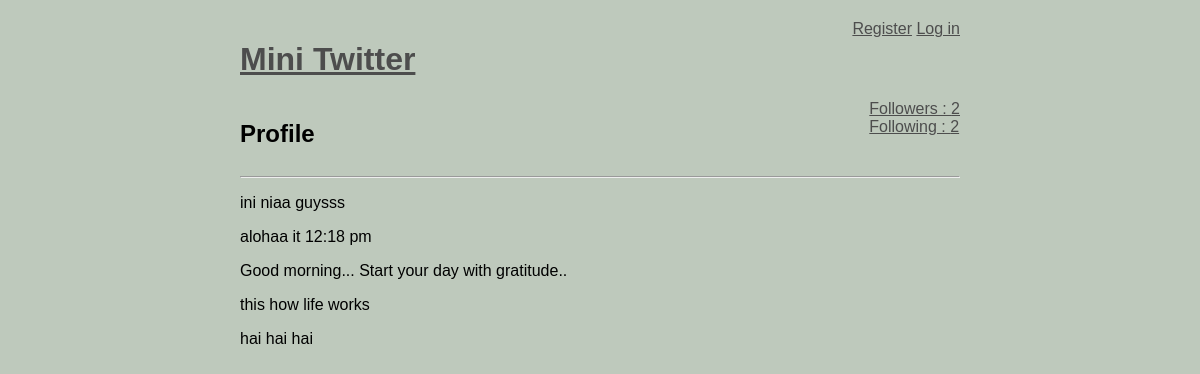
The page /user/nia on the database its author committed.
### models.py (models this page shows, shortened)
class BaseModel(Model):
    class Meta:
        database = database

class Message(BaseModel):
    user          = ForeignKeyField(User, backref = 'messages')
    content       = TextField()
    published_at  = DateTimeField(default=datetime.datetime.now())

### routes.py (the view)
@app.route('/user/<username>')
def user_profile(username):
    user = getUserOrAbort(username)
    messages = user.messages.order_by(Message.published_at.desc())
    return render_template('profile.html', messages=messages, user=user)

### models.py (called while the page is built)
    def following(self):
        return(User.select()
                   .join(Relationship, on=Relationship.to_user)
                   .where(Relationship.from_user == self)
                   .order_by(User.username))

    def follower(self):
        return(User.select()
                   .join(Relationship, on=Relationship.from_user)
                   .where(Relationship.to_user == self)
                   .order_by(User.username))

### routes.py (called while the page is built)
@app.before_request
def before_request():
    database.connect()

@app.after_request
def after_request(response):
    database.close()
    return response

def get_current_user():
    if session.get('logged_in'):
        return User.get(User.id == session['user_id'])

def getUserOrAbort(username):
    try:
        return User.get(User.username == username)
    except User.DoesNotExist:
        abort(404)

@app.context_processor
def _inject_user():
    return{'active_user': get_current_user()}

### templates/profile.html (shortened to what this page needs)
{% extends "layout.html" %}
{% block body %}
    <div id="flexy">
        <div class="">
            <h2>Profile {{ username }}</h2>
        </div>
        <div class="">
            <a href="{{url_for('show_follower', username=user.username)}}">Followers : {{ user.follower() | length }} </a> <br>
            <a href="{{url_for('show_following', username=user.username)}}">Following : {{ user.following() | length }}</a>
        </div>
    </div>
    <hr>
    {% for message in messages %}
        <p> {{ message.content }}</p>
    {% endfor %}
{% endblock %}

### static/style.css (style rules this page uses)
body { background-color: rgb(190, 201, 188); margin: 0 auto; margin-top: 20px; width: 60%; font-family: sans-serif; }
a { color: rgb(77, 77, 77); }
header, #flexy { display: flex; justify-content: space-between; }

### rows shown on the page
Message: content "ini niaa guysss"
Message: content "alohaa it 12:18 pm"
Message: content "Good morning... Start your day with gratitude.."
Message: content "this how life works"
Message: content "hai hai hai"

### other values the page prints
{{ user.follower() | length }} "2"
{{ user.following() | length }} "2"
